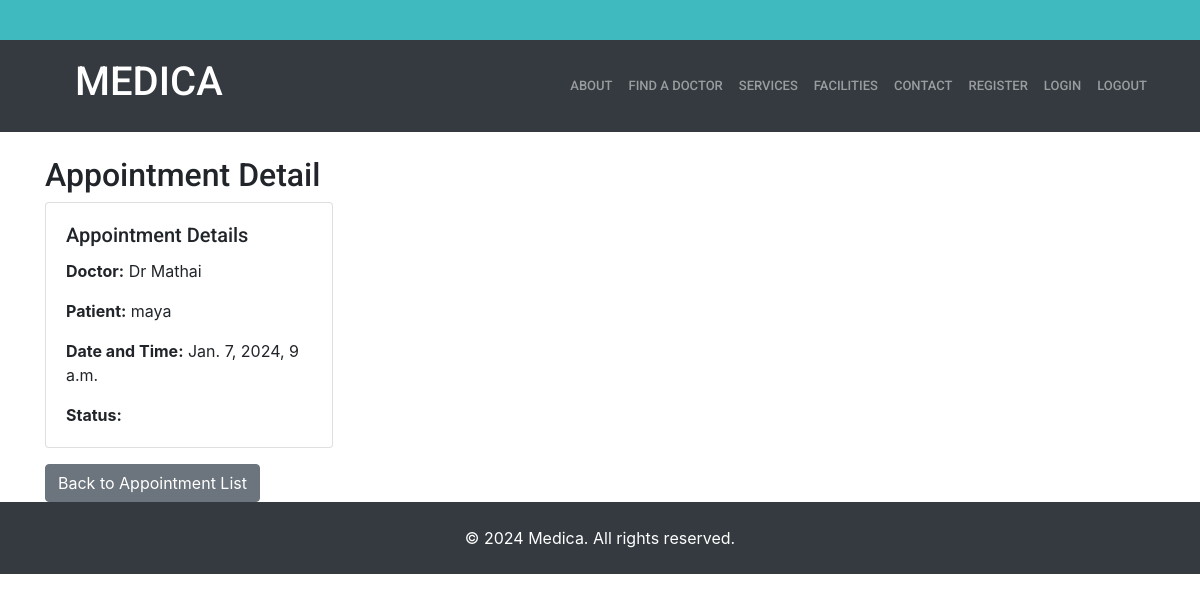
Screenshot of /head/appointments_detail/1/ with the database file from the repository.
### head_app/models.py (models this page shows, shortened)
class Appointment(models.Model):
    APPOINTMENT_STATUS_CHOICES = [
        ('scheduled', 'Scheduled'),
        ('rescheduled', 'Rescheduled'),
        ('cancelled', 'Cancelled'),
        ('completed', 'Completed'),
    ]
    doctor = models.ForeignKey('doctor_app.DoctorProfile', on_delete=models.CASCADE, related_name='admin_doctor_appointments')
    patient = models.ForeignKey('patient_app.Patient', on_delete=models.CASCADE, related_name='admin_patient_appointments')
    date_and_time = models.DateTimeField()
    status = models.CharField(max_length=20, choices=APPOINTMENT_STATUS_CHOICES)

### doctor_app/models.py (models this page shows, shortened)
class DoctorProfile(models.Model):
    name=models.CharField(max_length=20)
    department = models.CharField(max_length=100)
    contact_number = models.CharField(max_length=20)

### patient_app/models.py (models this page shows, shortened)
class Patient(models.Model):
    name=models.CharField(max_length=20)
    date_of_birth = models.DateField()
    address = models.TextField()
    phone_number = models.CharField(max_length=20)
    age=models.IntegerField()

### head_app/views.py (the view)
# urls.py: path('appointments_detail/<int:pk>/', views.appointment_detail, name='appointments_detail'),
def appointment_detail(request, pk):
    appointment = get_object_or_404(Appointment, pk=pk)
    return render(request, 'head/appointment_detail.html', {'appointment': appointment})

### templates/head/appointment_detail.html
{% extends 'base.html' %}
{% load static %}
{% block content %}
 <link href="https://stackpath.bootstrapcdn.com/bootstrap/4.5.2/css/bootstrap.min.css" rel="stylesheet">
<h2>Appointment Detail</h2>
<div class="card" style="width: 18rem;">
    <div class="card-body">
        <h5 class="card-title">Appointment Details</h5>
        <p class="card-text"><strong>Doctor:</strong> {{ appointment.doctor.name }}</p>
        <p class="card-text"><strong>Patient:</strong> {{ appointment.patient.name }}</p>
        <p class="card-text"><strong>Date and Time:</strong> {{ appointment.date_and_time }}</p>
        <p class="card-text"><strong>Status:</strong> {{ appointment.get_status_display }}</p>
    </div>
</div>
<a href="{% url 'appointment_list' %}" class="btn btn-secondary mt-3">Back to Appointment List</a>
{% endblock %}

### static/assets/css/style.css (style rules this page uses)
body { font-family: "Open Sans", sans-serif; color: #444444; }
a { color: #3fbbc0; text-decoration: none; }
h1, h2, h3, h4, h5, h6 { font-family: "Roboto", sans-serif; }

### rows the page displays
Appointment: doctor.name "Dr Mathai", patient.name "maya", date_and_time "Jan. 7, 2024, 9 a.m."
